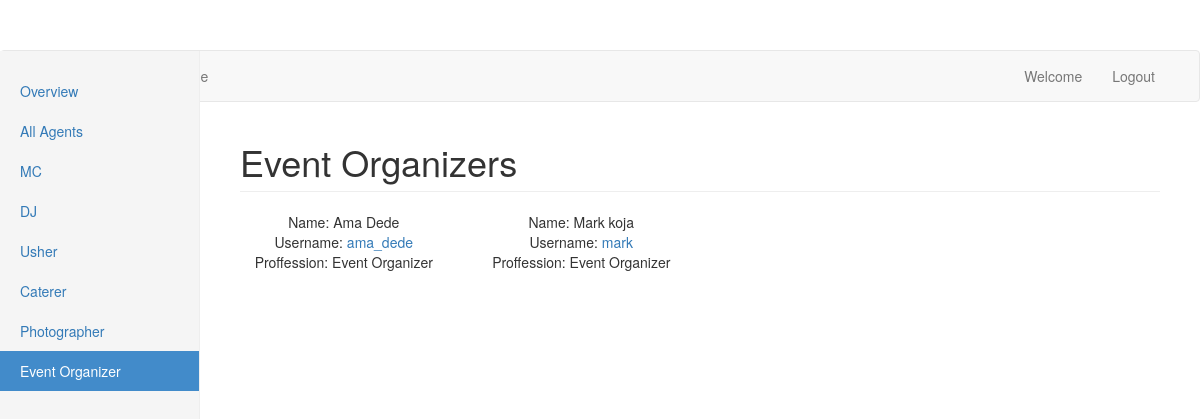
The page /event-organizer (signed in) on the database its author committed.
### app/models.py (models this page shows, shortened)
class Agent(UserMixin,db.Model):
    id = db.Column(db.Integer, primary_key=True)
    username = db.Column(db.String(64), index=True, unique=True)
    email = db.Column(db.String(120), index=True, unique=True)
    name = db.Column(db.String(100))
    proffession = db.Column(db.String(50))
    password_hash = db.Column(db.String(128))
    posts = db.relationship('Post', backref='author', lazy='dynamic')
    about_me = db.Column(db.String(140))
    contact = db.Column(db.String(140))
    last_seen = db.Column(db.DateTime, default=datetime.utcnow)

### app/routes.py (the view)
@app.route('/event-organizer')
@login_required
def event_org():
    proffession='Event Organizer'
    agents=Agent.query.filter_by(proffession=proffession).all()
    return render_template('client/ev_org.html',agents=agents)

### app/models.py (called while the page is built)
@login.user_loader
def load_user(id):
    return Agent.query.get(int(id))

### app/routes.py (called while the page is built)
@app.before_request
def before_request():
    if current_user.is_authenticated:
        current_user.last_seen = datetime.utcnow()
        db.session.commit()

### app/templates/client/ev_org.html (shortened to what this page needs)
{% extends "client/base.html" %}
{% block content %}
<div class="container-fluid">
  <div class="row">
    <div class="col-sm-3 col-md-2 sidebar">
      <ul class="nav nav-sidebar">
        <li ><a href="#">Overview</a></li>
        <li><a href="{{url_for('home')}}">All Agents</a></li>
        <li><a href="{{url_for('mc')}}">MC</a></li>
        <li><a href="{{url_for('dj')}}">DJ</a></li>
        <li><a href="{{url_for('usher')}}">Usher</a></li>
        <li><a href="{{url_for('caterer')}}">Caterer</a></li>
        <li><a href="{{url_for('photographers')}}">Photographer</a></li>
        <li class="active"><a href="{{url_for('event_org')}}">Event Organizer</a><span class="sr-only">(current)</span></li>
      </ul>
    </div>
    <div class="col-sm-9 col-sm-offset-3 col-md-10 col-md-offset-2 main">
      <h1 class="page-header">Event Organizers</h1>
      <div class="row placeholders">
        {%for agent in agents%}
        <div class="col-xs-6 col-sm-3 placeholder">
          Name: {{agent.name}}
          <br>
          Username: <a href="{{url_for('client_view',username=agent.username)}}">{{agent.username}}</a> <br>
          Proffession: {{agent.proffession}}
        </div>
        {% endfor %}
      </div>
    </div>
  </div>
</div>
{% endblock %}

### app/templates/client/ev_org.html (style rules this page uses)
body { padding-top: 50px; }
.sidebar { display: none; }
@media (min-width: 768px) { .sidebar { position: fixed; top: 51px; bottom: 0; left: 0; z-index: 1000; display: block; padding: 20px; overflow-x: hidden; overflow-y: auto; background-color: #f5f5f5; border-right: 1px solid #eee; } }
.nav-sidebar { margin-right: -21px; margin-bottom: 20px; margin-left: -20px; }
.nav-sidebar > li > a { padding-right: 20px; padding-left: 20px; }
.nav-sidebar > .active > a, .nav-sidebar > .active > a:hover, .nav-sidebar > .active > a:focus { color: #fff; background-color: #428bca; }
.main { padding: 20px; }
@media (min-width: 768px) { .main { padding-right: 40px; padding-left: 40px; } }
.main .page-header { margin-top: 0; }
.placeholders { margin-bottom: 30px; text-align: center; }
.placeholder { margin-bottom: 20px; }

### rows shown on the page
Agent: name "Ama Dede", username "ama_dede", proffession "Event Organizer"
Agent: name "Mark koja", username "mark", proffession "Event Organizer"
